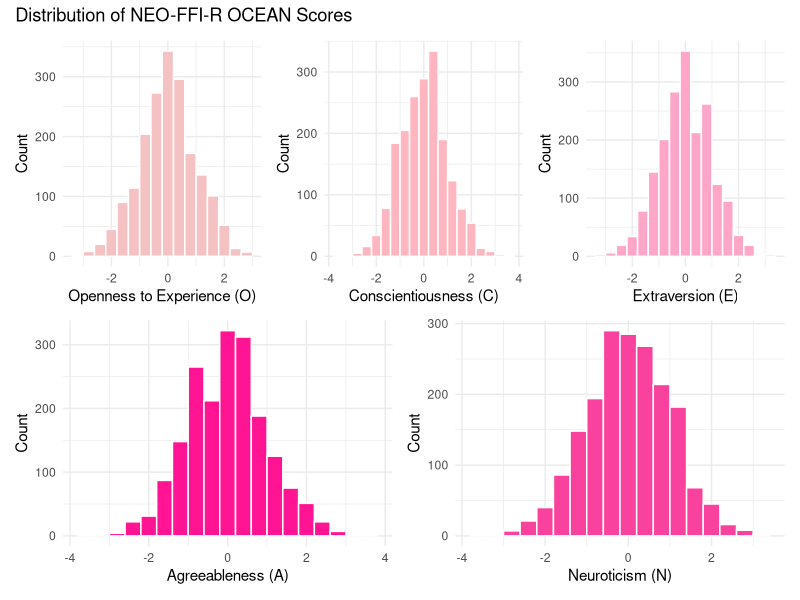
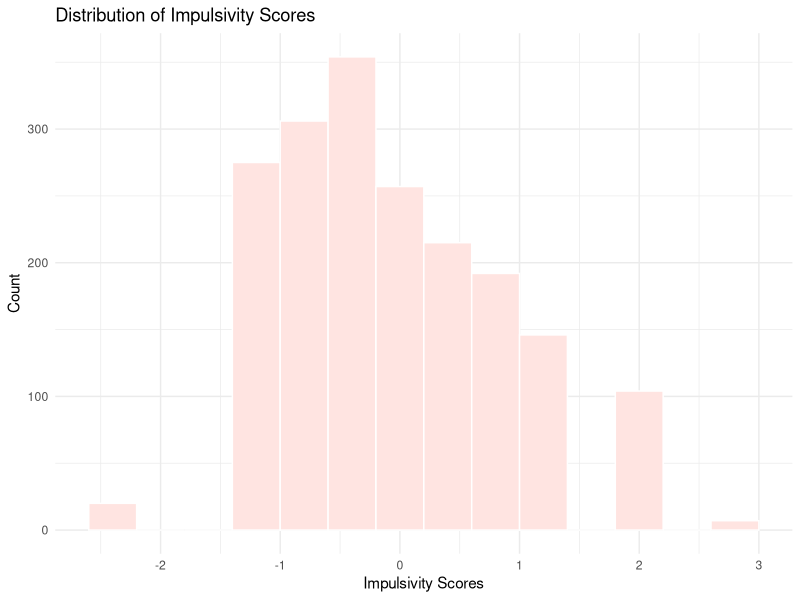
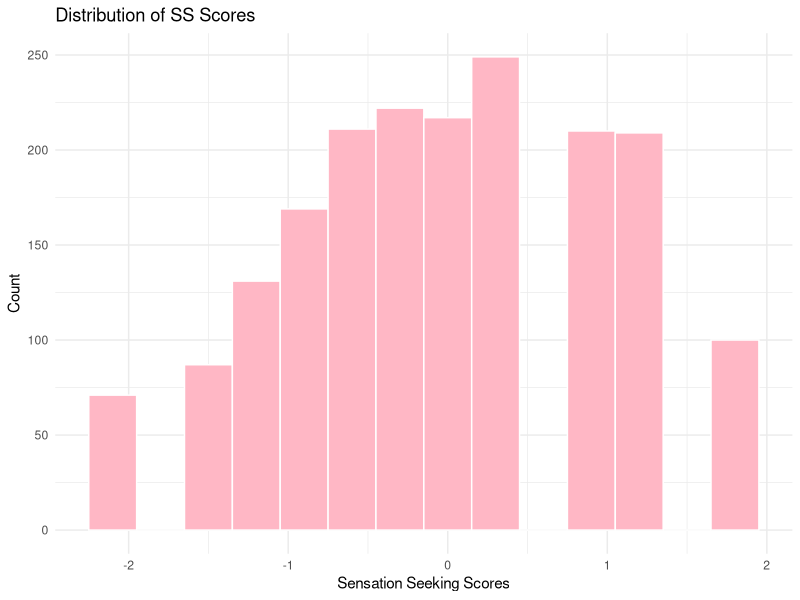

Write R code to recreate these figures, in order.
## ---- chunk 1
# Load in relevant libraries
library(tidyverse)
library(patchwork)

# default options
knitr::opts_chunk$set(
  fig.width = 6,
  fig.asp = .6,
  out.width = "90%"
)

theme_set(theme_minimal() + theme(legend.position = "bottom"))

options(
  ggplot2.continuous.colour = "viridis",
  ggplot2.continuous.fill = "viridis"
)

scale_colour_discrete = scale_colour_viridis_d
scale_fill_discrete = scale_fill_viridis_d

## ---- chunk 2
# Read in dataset
drug_data = read_csv("data/cleaned_drug_data.csv")

# Gender
# 0: male
# 1: female

# Drug use
# 0: never used
# 1: used over a Decade Ago
# 2: used in Last Decade
# 3: used in Last Year
# 4: used in Last Month
# 5: used in Last Week
# 6: used in Last Day

# Age
# 1: 18-24
# 2: 25-34
# 3: 35-44
# 4: 45-54
# 5: 55-64
# 6: 65+

## ---- chunk 3
O_hist = drug_data |> 
  ggplot(aes(x = Oscore)) + 
  geom_histogram(fill = "#F4C2C2", color = "white", binwidth = 0.4) +
  labs(
    x = "Openness to Experience (O)",
    y = "Count"
  ) 
C_hist = drug_data |> 
  ggplot(aes(x = Cscore)) + 
  geom_histogram(fill = "#FFB6C1", color = "white", binwidth = 0.4) +
  labs(
    x = "Conscientiousness (C)",
    y = "Count"
  ) 

E_hist = drug_data |> 
  ggplot(aes(x = Escore)) + 
  geom_histogram(fill = "#FFA6C9", color = "white", binwidth = 0.4) +
  labs(
    x = "Extraversion (E)",
    y = "Count"
  ) 

A_hist = drug_data |> 
  ggplot(aes(x = Ascore)) + 
  geom_histogram(fill = "#FF1493", color = "white", binwidth = 0.4) +
  labs(
    x = "Agreeableness (A)",
    y = "Count"
  ) 

N_hist = drug_data |> 
  ggplot(aes(x = Nscore)) + 
  geom_histogram(fill = "#F9429E", color = "white", binwidth = 0.4) +
  labs(
    x = "Neuroticism (N)",
    y = "Count"
  ) 

OCEAN_hist = (O_hist + C_hist + E_hist) / (A_hist + N_hist) + 
  plot_annotation(
    title = "Distribution of NEO-FFI-R OCEAN Scores"
  )

ggsave("figs/hist_ocean.png", OCEAN_hist, width = 8, height = 6)

## ---- chunk 4
impulsivity_hist = drug_data |> 
  ggplot(aes(x = Impulsive)) + 
  geom_histogram(fill = "#FFE4E1", color = "white", binwidth = 0.4) +
  labs(
    x = "Impulsivity Scores",
    y = "Count",
    title = "Distribution of Impulsivity Scores"
  ) 

ggsave("figs/hist_impulsivity.png", impulsivity_hist)

## ---- chunk 5
SS_hist = drug_data |> 
  ggplot(aes(x = SS)) + 
  geom_histogram(fill = "#FFB7C5", color = "white", binwidth = 0.3) +
  labs(
    x = "Sensation Seeking Scores",
    y = "Count",
    title = "Distribution of SS Scores"
  ) 

ggsave("figs/hist_impSS.png", SS_hist)

## ---- chunk 6

## ---- chunk 7

## ---- chunk 8

## ---- chunk 9
